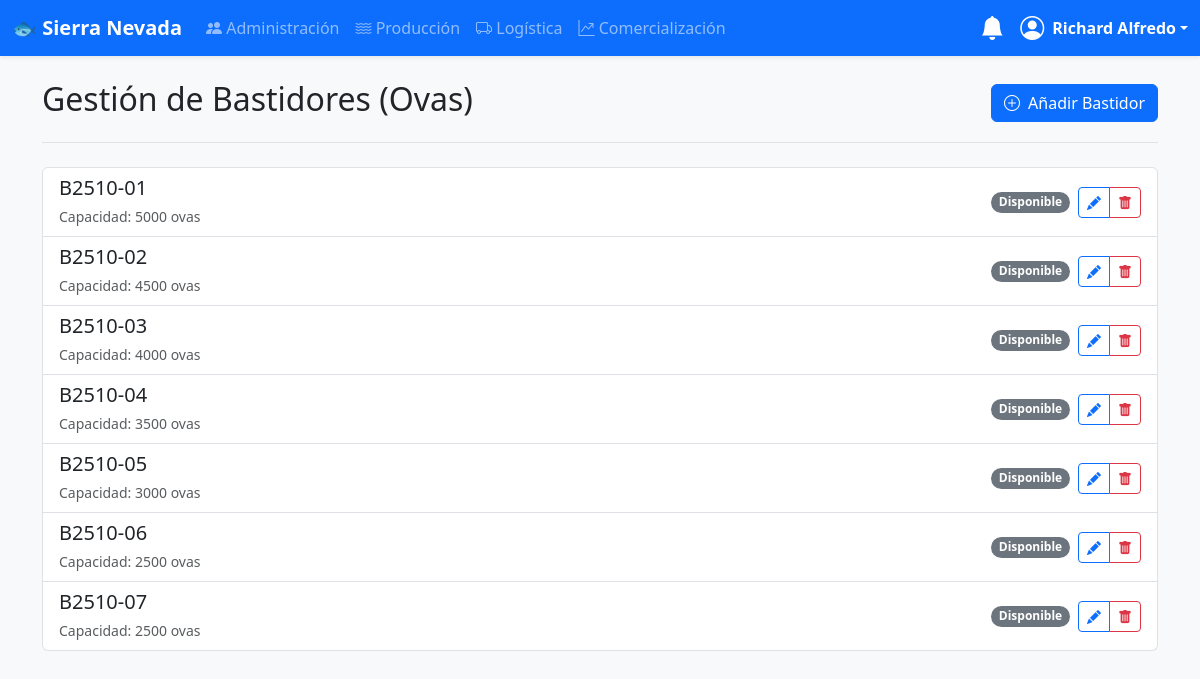
Page /produccion/ovas/ (signed in) on the committed database.
### usuarios/models.py (models this page shows, shortened)
class CustomUser(AbstractUser):
    dni = models.CharField(max_length=8, unique=True, null=True, blank=True)
    pregunta_seguridad = models.ForeignKey(PreguntaSeguridad, on_delete=models.SET_NULL, null=True, blank=True)
    respuesta_seguridad = models.CharField(max_length=255, null=True, blank=True)
    groups = models.ManyToManyField('auth.Group', related_name='customuser_set', blank=True, verbose_name='grupos')
    user_permissions = models.ManyToManyField('auth.Permission', related_name='customuser_set', blank=True)

### produccion/models.py (models this page shows, shortened)
class Bastidor(models.Model):
    codigo = models.CharField(max_length=50, unique=True, blank=True, editable=False)
    capacidad_maxima_unidades = models.PositiveIntegerField(default=0, help_text="Capacidad máxima en unidades de ovas")
    esta_disponible = models.BooleanField(default=True)
    def __str__(self):
        return self.codigo

### produccion/views.py (the view)
# urls.py: path('ovas/', views.BastidorListView.as_view(), name='bastidor-list'),
class BastidorListView(ProduccionPermissionMixin, ListView):
    model = Bastidor
    template_name = 'produccion/unidad_list.html'
    context_object_name = 'unidades'
    def get_queryset(self):
        return Bastidor.objects.select_related('lote_actual').order_by('codigo')
    def get_context_data(self, **kwargs):
        context = super().get_context_data(**kwargs)
        context.update({
            'titulo_etapa': 'Gestión de Bastidores (Ovas)',
            'tipo_unidad_slug': 'bastidor',
            'tipo_unidad_singular': 'Bastidor',
            'tipo_unidad_plural': 'Bastidores',
            'add_url': reverse_lazy('bastidor-create'),
            'update_url_name': 'bastidor-update',
            'delete_url_name': 'bastidor-delete',
            'es_etapa_final': False,
        })
        return context

### produccion/views.py (called while the page is built)
    def test_func(self):
        return self.request.user.is_staff or self.request.user.groups.filter(name='Produccion').exists()

### usuarios/templatetags/auth_extras.py (called while the page is built)
@register.filter(name='has_group')
def has_group(user, group_name):
    return user.groups.filter(name=group_name).exists()

### templates/produccion/unidad_list.html (shortened to what this page needs)
{% extends "base.html" %}
{% block content %}
<div class="d-flex justify-content-between align-items-center mb-4 border-bottom pb-3">
    <h1 class="h2">{{ titulo_etapa }}</h1>
    {% if tipo_unidad_slug == 'jaula' %}
        <a href="{% url 'jaula-create' %}?tipo={{ jaula_tipo }}" class="btn btn-primary"><i class="bi bi-plus-circle me-2"></i>Añadir {{ tipo_unidad_singular }}</a>
    {% else %}
        <a href="{{ add_url }}" class="btn btn-primary"><i class="bi bi-plus-circle me-2"></i>Añadir {{ tipo_unidad_singular }}</a>
    {% endif %}
</div>
<div class="list-group" data-es-etapa-final="{{ es_etapa_final|yesno:'true,false' }}">
    {% for unidad in unidades %}
        <div class="list-group-item d-flex justify-content-between align-items-center">
            <button type="button" class="btn btn-link text-start text-decoration-none text-dark flex-grow-1 p-0 border-0"
                    data-bs-toggle="modal" data-bs-target="#detailModal"
                    data-unidad-id="{{ unidad.pk }}"
                    data-tipo-unidad="{{ tipo_unidad_slug }}">
                <div class="d-flex w-100">
                    <div class="flex-grow-1">
                        <h5 class="mb-1">{{ unidad }}</h5>
                        {% if tipo_unidad_slug == 'bastidor' %}
                            {% if unidad.lote_actual %}
                                <small class="text-muted">Ocupación: <strong>{{ unidad.lote_actual.cantidad_total_peces }} / {{ unidad.capacidad_maxima_unidades }}</strong> ovas</small>
                            {% else %}
                                <small class="text-muted">Capacidad: {{ unidad.capacidad_maxima_unidades }} ovas</small>
                            {% endif %}
                        {% else %}
                            <small class="text-muted">Biomasa: <strong>{{ unidad.biomasa_actual|floatformat:2 }} / {{ unidad.capacidad_maxima_kg|floatformat:2 }} kg</strong></small>
                        {% endif %}
                    </div>
                    <div class="text-end ps-3">
                    </div>
                </div>
            </button>
            <div class="d-flex align-items-center ps-3">
                {% if tipo_unidad_slug == 'bastidor' %}
                    {% if unidad.esta_disponible %}
                        <span class="badge bg-secondary rounded-pill">Disponible</span>
                    {% else %}
                        <span class="badge bg-success rounded-pill">Ocupado</span>
                    {% endif %}
                {% else %}
                    {% if unidad.lotes.all %}
                        <span class="badge bg-success rounded-pill">Ocupado</span>
                    {% else %}
                        <span class="badge bg-secondary rounded-pill">Disponible</span>
                    {% endif %}
                {% endif %}
                <div class="btn-group ms-2" role="group">
                    <a href="{% url update_url_name unidad.pk %}" class="btn btn-sm btn-outline-primary" title="Editar"><i class="bi bi-pencil-fill"></i></a>
                    <button type="button" class="btn btn-sm btn-outline-danger" title="Eliminar"
                            data-bs-toggle="modal" data-bs-target="#confirmDeleteModal"
                            data-form-url="{% url delete_url_name unidad.pk %}">
                        <i class="bi bi-trash-fill"></i>
                    </button>
                </div>
            </div>
        </div>
    {% empty %}
    <p class="text-center text-muted mt-4">No hay {{ tipo_unidad_plural|lower }} registradas.</p>
    {% endfor %}
</div>
{% endblock %}

### templates/base.html (shortened to what this page needs)
<!doctype html>
<html lang="es">
{% load auth_extras %}
{% load static %} <head>
    <link href="https://cdn.jsdelivr.net/npm/bootstrap@5.3.3/dist/css/bootstrap.min.css" rel="stylesheet">
    <link rel="stylesheet" href="https://cdn.jsdelivr.net/npm/bootstrap-icons@1.11.3/font/bootstrap-icons.min.css">
</head>
<body>
    <nav class="navbar navbar-expand-lg navbar-dark bg-primary shadow-sm sticky-top">
        <div class="container-fluid">
            <a class="navbar-brand fw-bold" href="{% url 'welcome' %}">🐟 Sierra Nevada</a>
            <div class="collapse navbar-collapse" id="mainNavbar">
                {% if user.is_authenticated %}
                <ul class="navbar-nav me-auto mb-2 mb-lg-0">
                    {% if user.is_staff %}
                    <li class="nav-item"><a class="nav-link" href="{% url 'user-list' %}"><i class="bi bi-people-fill"></i> Administración</a></li>
                    {% endif %}
                    {% if user|has_group:"Produccion" %}
                    <li class="nav-item"><a class="nav-link" href="{% url 'dashboard-produccion' %}"><i class="bi bi-water"></i> Producción</a></li>
                    {% endif %}
                    {% if user|has_group:"Logistica" %}
                    <li class="nav-item"><a class="nav-link" href="{% url 'dashboard-logistica' %}"><i class="bi bi-truck"></i> Logística</a></li>
                    {% endif %}
                    {% if user|has_group:"Comercializacion" %}
                    <li class="nav-item"><a class="nav-link" href="{% url 'dashboard-comercializacion' %}"><i class="bi bi-graph-up-arrow"></i> Comercialización</a></li>
                    {% endif %}
                </ul>
                <div class="dropdown me-3">
                    <a href="#" class="d-flex align-items-center text-white text-decoration-none position-relative" id="notificationsDropdown" data-bs-toggle="dropdown" aria-expanded="false">
                        <i class="bi bi-bell-fill fs-4"></i>
                    </a>
                </div>
                <div class="dropdown">
                    <a href="#" class="d-flex align-items-center text-white text-decoration-none dropdown-toggle" data-bs-toggle="dropdown">
                        <i class="bi bi-person-circle fs-4 me-2"></i>
                        <strong>{{ user.first_name|default:user.username }}</strong>
                    </a>
                </div>
                {% endif %}
            </div>
        </div>
    </nav>
    <main class="container my-4">
        {% block content %}{% endblock %}
    </main>
</body>
</html>

### templates/base.html (style rules this page uses)
body { background-color: #f8f9fa; }

### rows in the picture
CustomUser: first_name "Richard Alfredo"
Bastidor: codigo "B2510-01", capacidad_maxima_unidades "5000", esta_disponible "Disponible"
Bastidor: codigo "B2510-02", capacidad_maxima_unidades "4500", esta_disponible "Disponible"
Bastidor: codigo "B2510-03", capacidad_maxima_unidades "4000", esta_disponible "Disponible"
Bastidor: codigo "B2510-04", capacidad_maxima_unidades "3500", esta_disponible "Disponible"
Bastidor: codigo "B2510-05", capacidad_maxima_unidades "3000", esta_disponible "Disponible"
Bastidor: codigo "B2510-06", capacidad_maxima_unidades "2500", esta_disponible "Disponible"
Bastidor: codigo "B2510-07", capacidad_maxima_unidades "2500", esta_disponible "Disponible"

### other values in the picture
{{ titulo_etapa }} "Gestión de Bastidores (Ovas)"
{{ tipo_unidad_singular }} "Bastidor"
